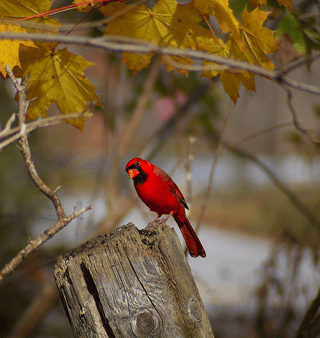
#> input picture src_image/image.png, 320 x 338 px
$ python main.py
#> lines starting #> are read from the running program, lines starting #| are printed output that depends on the picture
### backend/converter/image_sound_mapper.py
# SEP 18 2025
# SAMIP REGMI

# IMPORTS
from PIL import Image
import numpy as np
import scipy.io.wavfile as wav
import os
from matplotlib import pyplot as plt
import librosa

# SOME DECLARATIONS
PIXEL_RANGE = (0, 255)
FREQ_RANGE = (200, 1000)
DURATION_PER_PIXEL = 0.01
SAMPLE_RATE = 44100

class ImageToSound:

    def __init__( self, image_path, grayscale_path, resized_path, sound_path) -> None :
        # FIRST CHECK IF IMAGE_FILE_PATH EXISTS
#> called with image_path = 'src_image/image.png', grayscale_path = 'images/grayscale_image.png', resized_path = 'images/resized_image.png', sound_path = 'sounds/frequency.wav'
        try:
            if not os.path.isfile(image_path):
                raise FileNotFoundError(f"IMAGE FILE NOT FOUND: {image_path}")
        except Exception as e:
            print(f"ERROR: {e}")
            return

        # CHECK IF DIRECTORIES EXIST, IF NOT CREATE THEM
        for path in [grayscale_path, resized_path, sound_path]:
            dir_name = os.path.dirname(path)
            if dir_name and not os.path.exists(dir_name):
                os.makedirs(dir_name)

        # ASSIGN PATHS
        self.image_path = image_path
        self.grayscale_path = grayscale_path
        self.resized_path = resized_path
        self.sound_path = sound_path

    # GET IMAGE DIMENSIONS
    # [9 lines left out: function get_image_dimensions, not called in this run]

    # RESIZE IMAGE
    def compress_image_with_new_dimension(self, new_dimensions: tuple) -> None:
#> called with new_dimensions = (50, 50)
        print("2. RESIZING IMAGE...")
        try:
            with Image.open(self.image_path) as img:
#> img is the input picture: PIL image 320x338 RGBA; mean R, G, B, A 111.4, 90.9, 61.6, 255
                img = img.resize(new_dimensions)
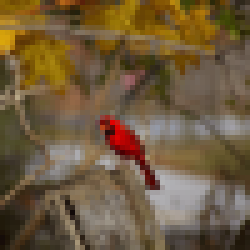
#> img: PIL image 50x50 RGBA (shown 5 times larger); mean R, G, B, A 111.4, 90.9, 61.6, 255
                img.save(self.resized_path)
        except Exception as e:
            print(f"ERROR COMPRESSING IMG: {e}")

    # CONVERT TO GRAYSCALE
    def image_to_grayscale(self) -> None:
        print("3. CONVERTING RESIZED IMAGE TO GRAYSCALE...")
        try:
            img = Image.open(self.resized_path).convert("L")
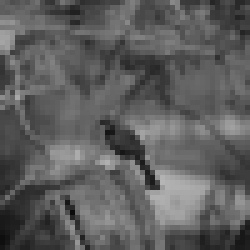
#> img: PIL image 50x50 L (shown 5 times larger); min 11, max 181, mean 93.7
            img.save(self.grayscale_path)
        except Exception as e:
            print(f"ERROR LOADING IMAGE: {e}")

    # EXTRACT PIXELS
    def pixel_value_extractor(self) -> list:
        print("4. EXTRACTING PIXEL VALUES FROM GRAYSCALE IMAGE...")
        try:
            with Image.open(self.grayscale_path) as img:
                pixels = list(img.getdata())
#> pixels = 2500 values, max 181 at index 1832, min 11 at index 2114, mean 93.71
            return pixels
        except Exception as e:
            print(f"ERROR EXTRACTING PIXELS: {e}")
            return []

    # MAP PIXELS TO FREQUENCIES
    def pixel_to_frequency(self, pixel_data: list) -> list:
        print("5. MAPPING PIXELS TO FREQUENCIES...")
        f_min, f_max = FREQ_RANGE
        p_min, p_max = PIXEL_RANGE

        # LINEAR MAPPING
        freqs = [
            f_min + ((px - p_min) / (p_max - p_min)) * (f_max - f_min)
            for px in pixel_data
        ]
        return freqs

    # CONVERT FREQUENCIES TO SOUND
    # https://glowingpython.blogspot.com/2011/09/sound-synthesis.html
    def frequency_to_sound(self, frequency_data: list,duration = DURATION_PER_PIXEL, sample_rate = SAMPLE_RATE) -> None:
        print("6. CONVERTING FREQUENCIES TO SOUND...")
        try:
            samples = []
            number_of_audo_samples = int(sample_rate * duration)
            for freq in frequency_data:
                t = np.linspace(0, duration, number_of_audo_samples)
                wave = np.sin(2 * np.pi * freq * t)
                # print(wave.dtype) # FLOAT 64
                samples.append(wave.astype(np.float32))
            full_wave = np.concatenate(samples)
            wav.write(self.sound_path, sample_rate, full_wave)
            print(f"SOUND FILE SAVED: {self.sound_path}")
        except Exception as e:
            print(f"ERROR GENERATING SOUND: {e}")

class SoundToImage:
    def __init__( self, sound_path, save_path) -> None :
        # FIRST CHECK IF SOUND_FILE_PATH EXISTS
        try:
            if not os.path.isfile(sound_path):
                raise FileNotFoundError(f"SOUND FILE NOT FOUND: {sound_path}")
        except Exception as e:
            print(f"ERROR: {e}")
            return

        # CHECK IF DIRECTORIES EXIST, IF NOT CREATE THEM
        dir_name = os.path.dirname(save_path)
        if dir_name and not os.path.exists(dir_name):
            os.makedirs(dir_name)

        # ASSIGN PATHS
        self.sound_path = sound_path
        self.save_path = save_path

    def audio_file_to_chunks(self, chunk_sample = int(SAMPLE_RATE * DURATION_PER_PIXEL)) -> tuple :
        try:
            print("1. LOADING AUDIO FILE AND EXTRACTING CHUNKS...")
            y , sr = librosa.load(self.sound_path, sr=SAMPLE_RATE)
            # print(f"LEN OF SAMPLES IN AUDIO FILE: {len(y)}")
            num_chunks = len(y) // chunk_sample

            # SPLIT ALL SAMPLES OF 'y' 1102500 SAMPLES INTO 'num_chunks':2500 CHUNKS
            # EACH CHUNK WILL HAVE 'chunk_sample':441 SAMPLES

            chunks = np.array_split(y, num_chunks)
            return chunks , sr
        except Exception as e:
            print(f"ERROR: {e}")
            return [] , None

    # EXTRACT FREQUENCIES FROM SOUND
    # [42 lines left out: functions sound_to_frequency, frequency_to_pixel, sound_to_image, not called in this run]

### main.py
from backend.converter.image_sound_mapper import ImageToSound , SoundToImage

IMAGE_PATH = "src_image/image.png"
GRAYSCALE_PATH = "images/grayscale_image.png"
RESIZED_PATH = "images/resized_image.png"

SOUND_PATH = "sounds/frequency.wav"
SAVE_PATH = "reconstructed_image/reconstructed_image.png"


its = ImageToSound(IMAGE_PATH,GRAYSCALE_PATH,RESIZED_PATH,SOUND_PATH)

its.compress_image_with_new_dimension((50, 50))
its.image_to_grayscale()
pixels = its.pixel_value_extractor()
freqs = its.pixel_to_frequency(pixels)
#> in pixel_to_frequency, `freqs = [ f_min + ((px - p_min) / (p_max - p_min)) * (f_max - f_min) f..`: freqs = 2500 values, max 767.8 at index 1832, min 234.5 at index 2114, mean 494
its.frequency_to_sound(freqs)
#> the loop in frequency_to_sound, `for freq in frequency_data:` made 2500 passes
#> freq on passes 1 to 3: 507.5, 485.5, 447.8
#> after the loop in frequency_to_sound, `for freq in frequency_data:`: samples = 2500 items

sti = SoundToImage(SOUND_PATH,SAVE_PATH)

detected_chunks , detected_sr = sti.audio_file_to_chunks()
#> (the run stopped early here; a loop or call above may not have finished)
